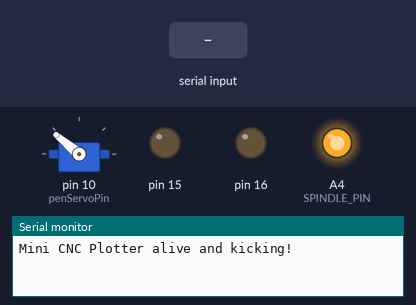
Recording of a sketch running on a simulated Arduino Uno, built with avr-gcc and run on an emulated ATmega328P. On the bench: servo, output pins drawn as LEDs (lit = HIGH), the last lines printed to the serial monitor. The test bench sets the inputs (shaded band).

Above: at 1.3 s.
1.4 s: "D90\n" received over Serial
At 2.0 s:
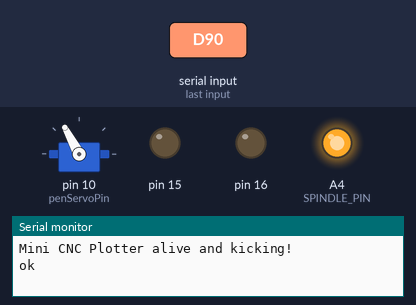
2.9 s: "RESET\n" received over Serial
At 3.2 s:
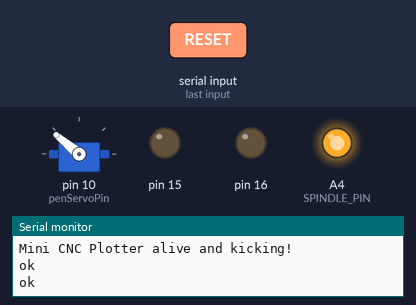
4.4 s: "D/45\n" received over Serial
At 5.5 s:
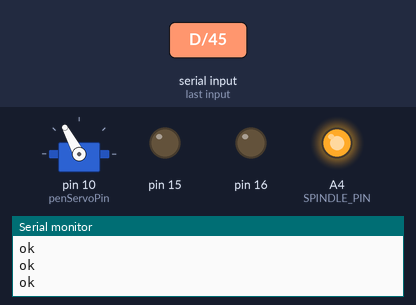
Timing chart, 0 to 7.4 s (numbered marks = the images above; inputs shaded):
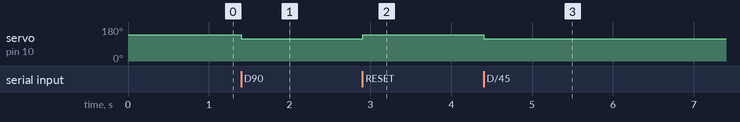

The sketch:

firmware.ino
```cpp
#include <Servo.h>
#include <AFMotor.h>
#include <string.h>

#define LINE_BUFFER_LENGTH 512

char STEP = MICROSTEP ;

const int penZUp = 140;
const int penZDown = 118;

const int penServoPin =10 ;
const int SPINDLE_PIN = A4;

const int stepsPerRevolution = 48;

Servo penServo;

AF_Stepper myStepperY(stepsPerRevolution,1);
AF_Stepper myStepperX(stepsPerRevolution,2);

struct point {
  float x;
  float y;
  float z;
};

struct point actuatorPos;

float StepInc = 1;
int StepDelay = 0;
int LineDelay = 0;
int penDelay = 50;

float StepsPerMillimeterX = 100.0;
float StepsPerMillimeterY = 100.0;

float Xmin = 0;
float Xmax = 40;
float Ymin = 0;
float Ymax = 40;
float Zmin = 0;
float Zmax = 1;

float Xpos = Xmin;
float Ypos = Ymin;
float Zpos = Zmax;

boolean verbose = false;

void setup() {
  pinMode(SPINDLE_PIN, OUTPUT);
  digitalWrite(SPINDLE_PIN, HIGH); // Start OFF (Active-Low)

  Serial.begin( 9600 );

  penServo.attach(penServoPin);
  penServo.write(penZUp);
  delay(100);

  myStepperX.setSpeed(1200);

  myStepperY.setSpeed(1200);

  pinMode(15, OUTPUT);
  pinMode(16, OUTPUT);
  digitalWrite(15, LOW);
  digitalWrite(16, LOW);

  Serial.println("Mini CNC Plotter alive and kicking!");
}

void loop()
{

  delay(100);
  char line[ LINE_BUFFER_LENGTH ];
  char c;
  int lineIndex;
  bool lineIsComment, lineSemiColon;

  lineIndex = 0;
  lineSemiColon = false;
  lineIsComment = false;

  while (1) {

    while ( Serial.available()>0 ) {
      c = Serial.read();

      if (( c == '\n') || (c == '\r') ) {
        if ( lineIndex > 0 ) {
          line[ lineIndex ] = '\0';
          processIncomingLine( line, lineIndex );
          lineIndex = 0;
        }
        lineIsComment = false;
        lineSemiColon = false;
        Serial.println("ok");
      }
      else {
        if ( (lineIsComment) || (lineSemiColon) ) {
          if ( c == ')' )  lineIsComment = false;
        }
        else {
          if ( c <= ' ' ) {
          }
          else if ( c == '/' ) {
          }
          else if ( c == '(' ) {
            lineIsComment = true;
          }
          else if ( c == ';' ) {
            lineSemiColon = true;
          }
          else if ( lineIndex >= LINE_BUFFER_LENGTH-1 ) {
            Serial.println( "ERROR - lineBuffer overflow" );
            lineIsComment = false;
            lineSemiColon = false;
          }
          else if ( c >= 'a' && c <= 'z' ) {
            line[ lineIndex++ ] = c-'a'+'A';
          }
          else {
            line[ lineIndex++ ] = c;
          }
        }
      }
    }
  }
}

void processIncomingLine( char* line, int charNB ) {
  if ( strcmp(line, "RESET") == 0 ) {
    resetPlotter();
    return;
  }

  int currentIndex = 0;
  char buffer[ 64 ];
  struct point newPos;

  newPos.x = 0.0;
  newPos.y = 0.0;

  while( currentIndex < charNB ) {
    switch ( line[ currentIndex++ ] ) {
    case 'U':
      penUp();
      break;
    case 'D':
      penDown();
      break;
    case 'G':
      buffer[0] = line[ currentIndex++ ];
      buffer[1] = '\0';

      switch ( atoi( buffer ) ){
      case 0:
      case 1:
        char* indexX = strchr( line+currentIndex, 'X' );
        char* indexY = strchr( line+currentIndex, 'Y' );
        if ( indexY <= 0 ) {
          newPos.x = atof( indexX + 1);
          newPos.y = actuatorPos.y;
        }
        else if ( indexX <= 0 ) {
          newPos.y = atof( indexY + 1);
          newPos.x = actuatorPos.x;
        }
        else {
          newPos.y = atof( indexY + 1);
          indexY = '\0';
          newPos.x = atof( indexX + 1);
        }
        drawLine(newPos.x, newPos.y );
        actuatorPos.x = newPos.x;
        actuatorPos.y = newPos.y;
        break;
      }
      break;
    case 'M':
      buffer[0] = line[ currentIndex++ ];
      buffer[1] = line[ currentIndex++ ];
      buffer[2] = line[ currentIndex++ ];
      buffer[3] = '\0';
      switch ( atoi( buffer ) ){
      case 3:
        digitalWrite(SPINDLE_PIN, LOW); // ON
        break;
      case 5:
        digitalWrite(SPINDLE_PIN, HIGH); // OFF
        break;
      case 18:
      case 84:
        digitalWrite(SPINDLE_PIN, HIGH);
        myStepperX.release();
        myStepperY.release();
        break;
      case 300:
        {
          char* indexS = strchr( line+currentIndex, 'S' );
          if (indexS != NULL) {
            float Spos = atof( indexS + 1);
            if (Spos <= 35) penDown();
            if (Spos >= 45) penUp();
          }
          break;
        }
      case 114:
        Serial.print( "X:" ); Serial.print( actuatorPos.x );
        Serial.print( " Y:" ); Serial.println( actuatorPos.y );
        break;
      }
    }
  }
}

void drawLine(float x1, float y1) {
  if (x1 >= Xmax) x1 = Xmax;
  if (x1 <= Xmin) x1 = Xmin;
  if (y1 >= Ymax) y1 = Ymax;
  if (y1 <= Ymin) y1 = Ymin;

  x1 = (int)(x1*StepsPerMillimeterX);
  y1 = (int)(y1*StepsPerMillimeterY);
  float x0 = Xpos;
  float y0 = Ypos;

  long dx = abs(x1-x0);
  long dy = abs(y1-y0);
  int sx = x0<x1 ? StepInc : -StepInc;
  int sy = y0<y1 ? StepInc : -StepInc;

  long i;
  long over = 0;

  if (dx > dy) {
    for (i=0; i<dx; ++i) {
      if (Serial.available() > 0 && Serial.peek() == '!') {
        return;
      }
      myStepperX.onestep(sx,STEP);
      over+=dy;
      if (over>=dx) {
        over-=dx;
        myStepperY.onestep(sy,STEP);
      }
      delay(StepDelay);
    }
  }
  else {
    for (i=0; i<dy; ++i) {
      if (Serial.available() > 0 && Serial.peek() == '!') {
        return;
      }
      myStepperY.onestep(sy,STEP);
      over+=dx;
      if (over>=dy) {
        over-=dy;
        myStepperX.onestep(sx,STEP);
      }
      delay(StepDelay);
    }
  }
  Xpos = x1;
  Ypos = y1;
}

void penUp() {
  penServo.write(penZUp);
  delay(penDelay);
  Zpos=Zmax;
}
void penDown() {
  penServo.write(penZDown);
  delay(penDelay);
  Zpos=Zmin;
}

void resetPlotter() {
  penUp();
  drawLine(Xmin, Ymin);
  actuatorPos.x = Xmin;
  actuatorPos.y = Ymin;
}
```

Measured:
- after the input at 1.4 s, servo on pin 10 (penServoPin): 140° → 118° at once
- after the input at 2.9 s, servo on pin 10 (penServoPin): 118° → 140° at once
- after the input at 4.4 s, servo on pin 10 (penServoPin): 140° → 118° at once
